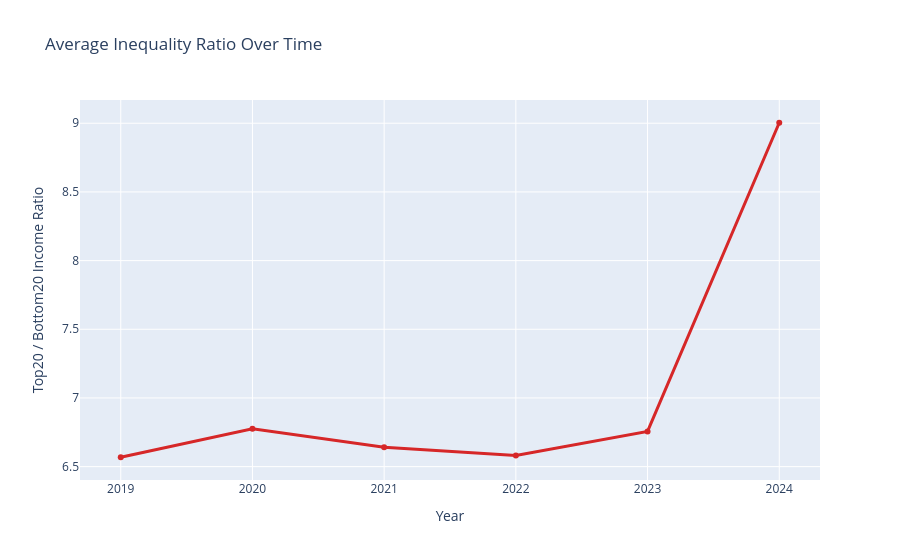

The cell this chart's notebook holds for it:
### Code cell
import plotly.express as px

# calculate yearly inequality
yearly_ineq = (
    merged_df.groupby("year")["top20_bottom20_ratio"]
    .mean()
    .reset_index()
)

# create interactive line chart
fig = px.line(
    yearly_ineq,
    x="year",
    y="top20_bottom20_ratio",
    markers=True,
    title="Average Inequality Ratio Over Time",
    labels={
        "year": "Year",
        "top20_bottom20_ratio": "Top20 / Bottom20 Income Ratio"
    }
)

# customize hover
fig.update_traces(
    hovertemplate=
    "<b>Year:</b> %{x}<br>" +
    "<b>Inequality Ratio:</b> %{y:.2f}<extra></extra>",
    line=dict(color="#d62728", width=3)
)

fig.show()

### Figure 1 — Plotly figure (JSON) as saved in the notebook; plotly's stock layout.template omitted (floating-point values rounded to 4 significant figures)
{"data": [{"hovertemplate": "<b>Year:</b> %{x}<br><b>Inequality Ratio:</b> %{y:.2f}<extra></extra>", "legendgroup": "", "line": {"color": "#d62728", "dash": "solid", "width": 3}, "marker": {"symbol": "circle"}, "mode": "markers+lines", "name": "", "orientation": "v", "showlegend": false, "type": "scatter", "x": [2019, 2020, 2021, 2022, 2023, 2024], "xaxis": "x", "y": [6.568, 6.776, 6.641, 6.581, 6.756, 9.004], "yaxis": "y"}], "layout": {"legend": {"tracegroupgap": 0}, "title": {"text": "Average Inequality Ratio Over Time"}, "xaxis": {"anchor": "y", "domain": [0, 1], "title": {"text": "Year"}}, "yaxis": {"anchor": "x", "domain": [0, 1], "title": {"text": "Top20 / Bottom20 Income Ratio"}}}}
